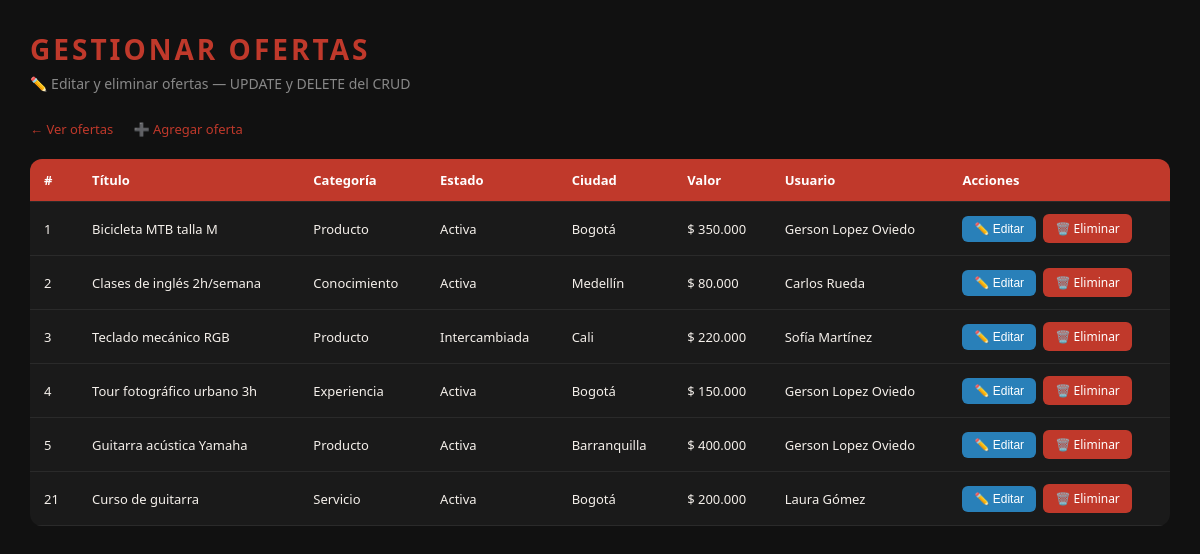
The page /editar_oferta.php on the database its author committed.
### tables this page shows
CREATE TABLE `oferta` (
  `id_oferta` int(11) NOT NULL,
  `titulo` varchar(200) NOT NULL,
  `descripcion` text NOT NULL,
  `categoria` enum('producto','servicio','conocimiento','experiencia') NOT NULL,
  `estado` enum('activa','inactiva','intercambiada') NOT NULL DEFAULT 'activa',
  `imagen_url` varchar(255) DEFAULT NULL,
  `ciudad` varchar(100) DEFAULT NULL,
  `valor_estimado` decimal(10,2) DEFAULT NULL,
  `fecha_publicacion` datetime NOT NULL DEFAULT current_timestamp(),
  `id_usuario` int(11) NOT NULL
);

CREATE TABLE `usuario` (
  `id_usuario` int(11) NOT NULL,
  `nombre` varchar(100) NOT NULL,
  `correo` varchar(150) NOT NULL,
  `clave_acceso` varchar(255) NOT NULL,
  `telefono` varchar(15) DEFAULT NULL,
  `ciudad` varchar(100) DEFAULT NULL,
  `foto_perfil` varchar(255) DEFAULT NULL,
  `reputacion` decimal(3,2) NOT NULL DEFAULT 0.00,
  `fecha_registro` datetime NOT NULL DEFAULT current_timestamp(),
  `activo` tinyint(1) NOT NULL DEFAULT 1,
  `id_tipo_usuario` int(11) NOT NULL
);

### editar_oferta.php (the view, shortened to what this page needs)
<?php
include('conexion.php');
$sql_listar = "SELECT o.*, u.nombre AS nombre_usuario
               FROM oferta o
               JOIN usuario u ON o.id_usuario = u.id_usuario
               ORDER BY o.id_oferta ASC";
$ofertas = mysqli_query($conexion, $sql_listar);
?>
<!DOCTYPE html>
<html lang="es">
<head>
</head>
<body>
<h1>GESTIONAR OFERTAS</h1>
<p class="subtitulo">✏️ Editar y eliminar ofertas — UPDATE y DELETE del CRUD</p>
<div class="links">
    <a href="ofertas.php">← Ver ofertas</a>
    <a href="agregar_oferta.php">➕ Agregar oferta</a>
</div>
<table>
    <thead>
        <tr>
            <th>#</th>
            <th>Título</th>
            <th>Categoría</th>
            <th>Estado</th>
            <th>Ciudad</th>
            <th>Valor</th>
            <th>Usuario</th>
            <th>Acciones</th>
        </tr>
    </thead>
    <tbody>
        <?php while ($o = mysqli_fetch_assoc($ofertas)): ?>
        <tr>
            <td><?= $o['id_oferta'] ?></td>
            <td><?= $o['titulo'] ?></td>
            <td><?= ucfirst($o['categoria']) ?></td>
            <td><?= ucfirst($o['estado']) ?></td>
            <td><?= $o['ciudad'] ?></td>
            <td>$ <?= number_format($o['valor_estimado'], 0, ',', '.') ?></td>
            <td><?= $o['nombre_usuario'] ?></td>
            <td>
                <button class="btn-editar" onclick="abrirModal(
                    <?= $o['id_oferta'] ?>,
                    '<?= addslashes($o['titulo']) ?>',
                    '<?= $o['estado'] ?>',
                    '<?= $o['ciudad'] ?>',
                    <?= $o['valor_estimado'] ?>
                )">✏️ Editar</button>
                <a class="btn-eliminar"
                   href="?eliminar=<?= $o['id_oferta'] ?>"
                   onclick="return confirm('¿Seguro que quieres eliminar esta oferta?')">
                   🗑️ Eliminar
                </a>
            </td>
        </tr>
        <?php endwhile; ?>
    </tbody>
</table>
</body>
</html>

### editar_oferta.php (style rules this page uses)
* { box-sizing: border-box; margin: 0; padding: 0; }
body { background: #111; color: #F5F0EB; font-family: 'Segoe UI', sans-serif; padding: 30px; }
h1 { color: #C0392B; font-size: 28px; letter-spacing: 3px; margin-bottom: 6px; }
.subtitulo { color: #888; font-size: 14px; margin-bottom: 24px; }
table { width: 100%; border-collapse: collapse; background: #1A1A1A; border-radius: 12px; overflow: hidden; margin-bottom: 30px; }
thead { background: #C0392B; color: white; }
th, td { padding: 12px 14px; text-align: left; font-size: 13px; border-bottom: 1px solid #2A2A2A; }
.btn-editar { background: #2980B9; color: white; border: none; padding: 6px 12px; border-radius: 6px; cursor: pointer; font-size: 12px; margin-right: 4px; }
.btn-eliminar { background: #C0392B; color: white; border: none; padding: 6px 12px; border-radius: 6px; cursor: pointer; font-size: 12px; text-decoration: none; display: inline-block; }
.links { margin-bottom: 20px; }
.links a { color: #C0392B; font-size: 13px; text-decoration: none; margin-right: 16px; }

### rows shown on the page
oferta: id_oferta "1", titulo "Bicicleta MTB talla M", categoria "Producto", estado "Activa", ciudad "Bogotá", valor_estimado "350.000", id_usuario.nombre "Gerson Lopez Oviedo"
oferta: id_oferta "2", titulo "Clases de inglés 2h/semana", categoria "Conocimiento", estado "Activa", ciudad "Medellín", valor_estimado "80.000", id_usuario.nombre "Carlos Rueda"
oferta: id_oferta "3", titulo "Teclado mecánico RGB", categoria "Producto", estado "Intercambiada", ciudad "Cali", valor_estimado "220.000", id_usuario.nombre "Sofía Martínez"
oferta: id_oferta "4", titulo "Tour fotográfico urbano 3h", categoria "Experiencia", estado "Activa", ciudad "Bogotá", valor_estimado "150.000", id_usuario.nombre "Gerson Lopez Oviedo"
oferta: id_oferta "5", titulo "Guitarra acústica Yamaha", categoria "Producto", estado "Activa", ciudad "Barranquilla", valor_estimado "400.000", id_usuario.nombre "Gerson Lopez Oviedo"
oferta: id_oferta "21", titulo "Curso de guitarra", categoria "Servicio", estado "Activa", ciudad "Bogotá", valor_estimado "200.000", id_usuario.nombre "Laura Gómez"
